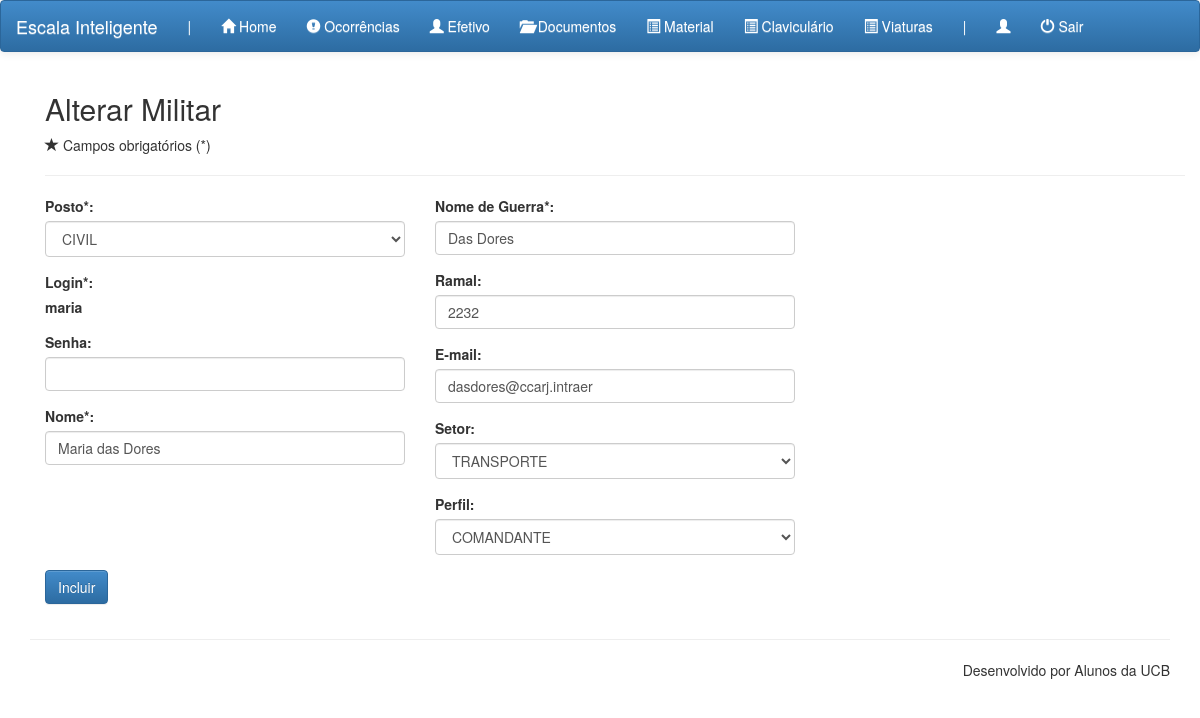
Screenshot of /adm.php?pag=militar_alt&mil_id=1 with the database file from the repository.
### tables this page shows
CREATE TABLE IF NOT EXISTS `militar` (
  `mil_id` int(10) NOT NULL AUTO_INCREMENT,
  `mil_login` varchar(255) NOT NULL,
  `mil_senha` varchar(45) NOT NULL,
  `mil_nome` varchar(255) NOT NULL,
  `mil_perfil` int(10) NOT NULL DEFAULT '3',
  `mil_ramal` int(10) unsigned DEFAULT NULL,
  `mil_email` varchar(255) DEFAULT NULL,
  `mil_guerra` varchar(255) NOT NULL,
  `pos_id` int(2) NOT NULL DEFAULT '18',
  `mil_setor` varchar(255) NOT NULL,
  PRIMARY KEY (`mil_id`),
  KEY `mil_posto` (`pos_id`),
  KEY `pos_id` (`pos_id`)
);

CREATE TABLE IF NOT EXISTS `posto` (
  `pos_id` int(11) NOT NULL AUTO_INCREMENT,
  `pos_nome` varchar(20) NOT NULL,
  PRIMARY KEY (`pos_id`)
);

### mod/combo/pos_id.php (the view)
<select class="form-control" size="1" name="pos_id">
    <?php
    $sql_posto = "SELECT * FROM posto ORDER BY pos_id";
    $res_posto = mysql_query($sql_posto);
    while($linha_posto = mysql_fetch_array($res_posto)){
    ?>
        <option value="<?=$linha_posto['pos_id'];?>" <?php if (isset($pos_id)) { if ($pos_id == $linha_posto['pos_id']) { echo "selected"; } } ?> ><?=$linha_posto['pos_nome'];?></option>
    <?php } ?>
</select>

### comp/militar/militar_alt.php (shortened to what this page needs)
<?php
if (!$_POST){
    $mil_id = $_GET['mil_id'];
    $res = mysql_query("SELECT * FROM militar WHERE mil_id='$mil_id'");
    $linha = mysql_fetch_array($res);
    extract($linha);
}
?>
<section>
    <div class="container">
        <div class="container">
            <h2>Alterar Militar</h2>
            <p><span class="glyphicon glyphicon-star"></span> Campos obrigatórios (*)</p>
            <hr>
            <form action="" method="POST">
                <div class="row">
                    <div class="col-xs-12 col-sm-4 col-md-4">
                        <div class="form-group">
                            <label>Posto*:</label>
                            <?php include "mod/combo/pos_id.php"; ?>
                        </div>
                        <div class="form-group">
                            <label>Login*:</label>
                            <p><strong><?=$mil_login;?></strong></p>
                        </div>
                        <div class="form-group">
                           <label> Senha:</label>
                            <input class="form-control" type="password" name="mil_senha">
                        </div>
                        <label>Nome*:</label>
                        <input class="form-control" type="text" name="mil_nome" value="<?=$mil_nome;?>">
                    </div>
                    <div class="col-xs-12 col-sm-4 col-md-4">
                        <div class="form-group">
                            <label>Nome de Guerra*:</label>
                            <input type="text" class="form-control" name="mil_guerra" value="<?=$mil_guerra;?>">
                        </div>
                        <div class="form-group">
                            <label>Ramal:</label>
                            <input type="text" class="form-control" name="mil_ramal" value="<?=$mil_ramal;?>">
                        </div>
                        <div class="form-group">
                           <label> E-mail:</label>
                            <input type="text" class="form-control" name="mil_email" value="<?=$mil_email;?>">
                        </div>
                        <div class="form-group">
                            <label>Setor:</label>
                            <select class="form-control" size="1" name="mil_setor">
                                <option value="transporte" <?php if ($mil_setor == "transporte") { echo "selected"; } ?>>TRANSPORTE</option>
                            </select>
                        </div>
                        <div class="form-group">
                            <label>Perfil:</label>
                            <select class="form-control" size="1" name="mil_perfil">
                                <option value="COMANDANTE"<?php if ($mil_setor == "COMANDANTE") { echo "selected"; } ?>>COMANDANTE</option>
                            </select>
                        </div>
                    </div>
                </div>
                <div class="form-group">
                    <input type="submit" class="btn btn-primary" value="Incluir" name="enviar">
                </div>
            </form>
        </div>
</section>

### rows the page displays
militar: pos_id "CIVIL", mil_login "maria", mil_nome "Maria das Dores", mil_guerra "Das Dores", mil_ramal "2232", mil_email "dasdores@ccarj.intraer", mil_setor "TRANSPORTE"
